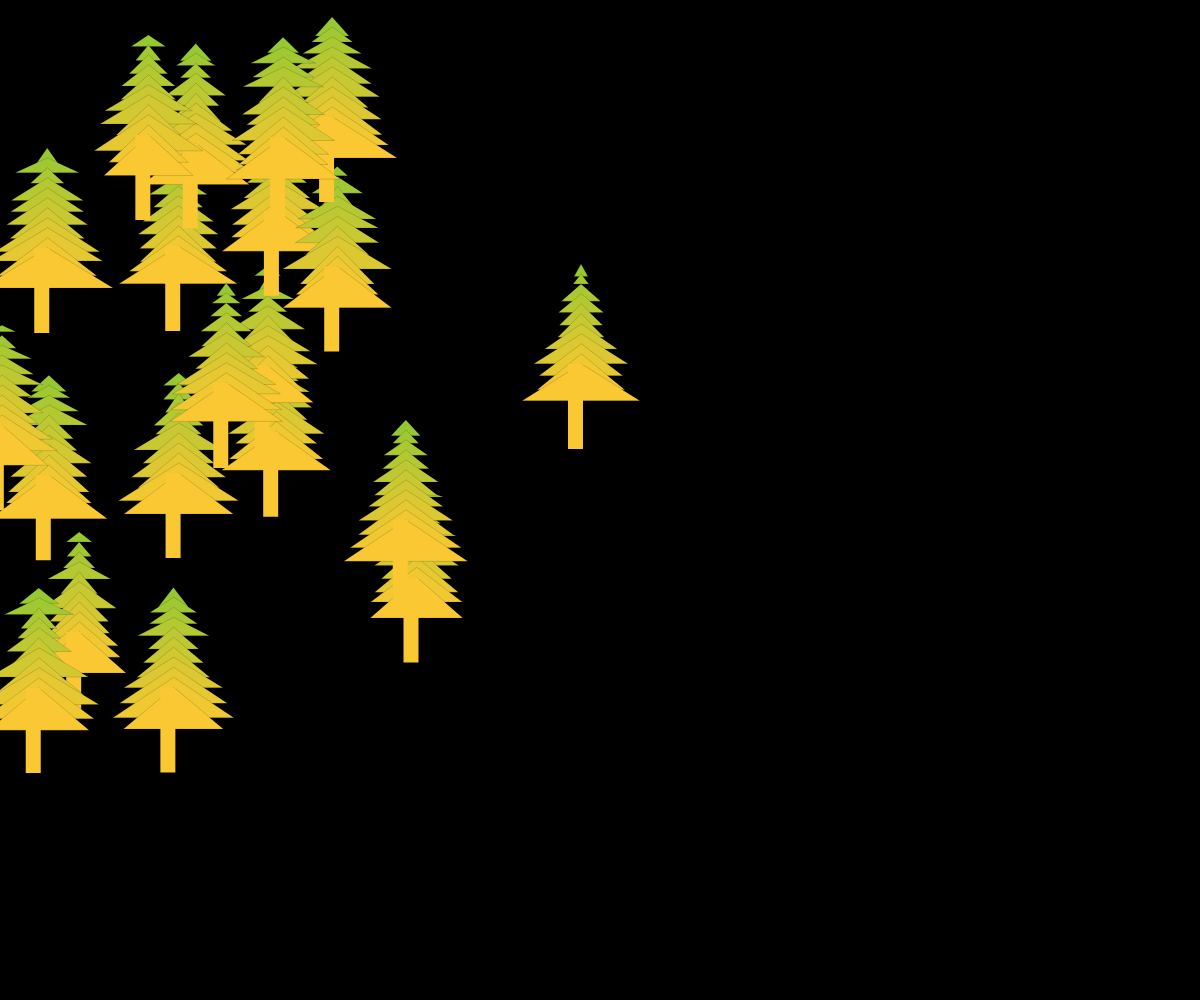
Frame 1 (no input)
Frame 60 (no input): identical to frame 1, image omitted
Frame 120 (the mouse pressed at the canvas centre since frame 60): identical to frame 1, image omitted

The p5.js sketch that drew this single still picture (run headless with seeded random() and noise() and a simulated clock; from frame 60 on, the mouse is pressed at the canvas centre):

// p5.js sketch
// ── sketch.js
var tree;
var ciz;
var trees = [];
let snow = [];

let gravity ;
 
function setup() {
    createCanvas(windowWidth, windowHeight);
	gravity = createVector(0,0.05 );
	tree = new Tree();
		background(0);

 
  	for (i = 0; i < 20; i++) {
  		trees.push(new Tree());
  	}
 	for (i = 0; i < 20; i++)
 		trees[i].show();
}

function draw() {
	
//	snow.push(new Snowflake());
// 	for(flake of snow){
//		flake.update();
//		flake.render();
//	}

}
// ── ciz.js
function Ciz() {
	this.x = random(400);
	this.y = random(400);
	this.size = random(15,40);
	this.out1 = random(5,15);

	this.show = function () {



		strokeWeight(0);
		for(a = 0 ; a<100; a= a+10){
		fill(150+a,200,50);
		triangle(this.x, this.y+a, this.x - a*0.4 -this.out1 - this.size, this.y+a*1.3 + this.size, this.x + a*0.4 +  this.size + this.out1, this.y +a*1.3 + this.size);
				this.out1 = random(2,25);

			}
		
 
		noStroke();
		rect(this.x-13,this.y+100,15,85);
		




	}

}

// ── snowflake.js
class Snowflake {
	constructor() {

		let x = random(width);
		let y = -21;

		this.pos = createVector(x, y);
		this.vel = createVector(0, 0);
		this.acc = createVector();
		
		this.r = random(4,8)
	}
	update() {
		this.acc = gravity;
		this.vel.add(this.acc);
		this.pos.add(this.vel);
	}
	render() {
		stroke(255);
		strokeWeight(this.r);
		point(this.pos.x, this.pos.y)


	}
}

// ── tree.js
function Tree() {

	this.x = random(600);
	this.y = random(600);
	this.size = random(1, 6);
	this.out1 = random(5, 15);
	this.out2 = random(5, 15);

	this.show = function () {


		strokeWeight(1);
		for (a = 0; a <= 100; a = a + 10) {
			fill(255);

			stroke(0);
			strokeWeight(0.15);
			fill(150 + a, 200, 50);

			triangle(this.x, this.y + a, this.x - a * 0.37 - this.out1 - this.size, this.y + this.out2  + a * 1.3 + this.size, this.x + a * 0.37 + this.size + this.out1, this.y +this.out2 + a * 1.3 + this.size);
			this.out1 = random(2, 25);
			this.out2 = random(5, 10);

		}

		noStroke();
		rect(this.x - 13, this.y + 100, 15, 85);

	}


	//	this.x = random(400);
	//	this.y = random(400);
	//	this.size = random(35, 65);
	//	this.body = 10;
	//	this.r = 100;
	//	this.g = 100;
	//	this.height = 15;
	//	this.heightrange = 3;
	//	this.show = function () {
	//		this.i = 66;
	//				fill(255);
	//				strokeWeight(1);
	//				triangle(this.x, this.y , this.x - this.size, this.y  + this.size, this.x + this.size, this.y  + this.size);
	// 
	//		
	//		
	// 
	//	}
}
